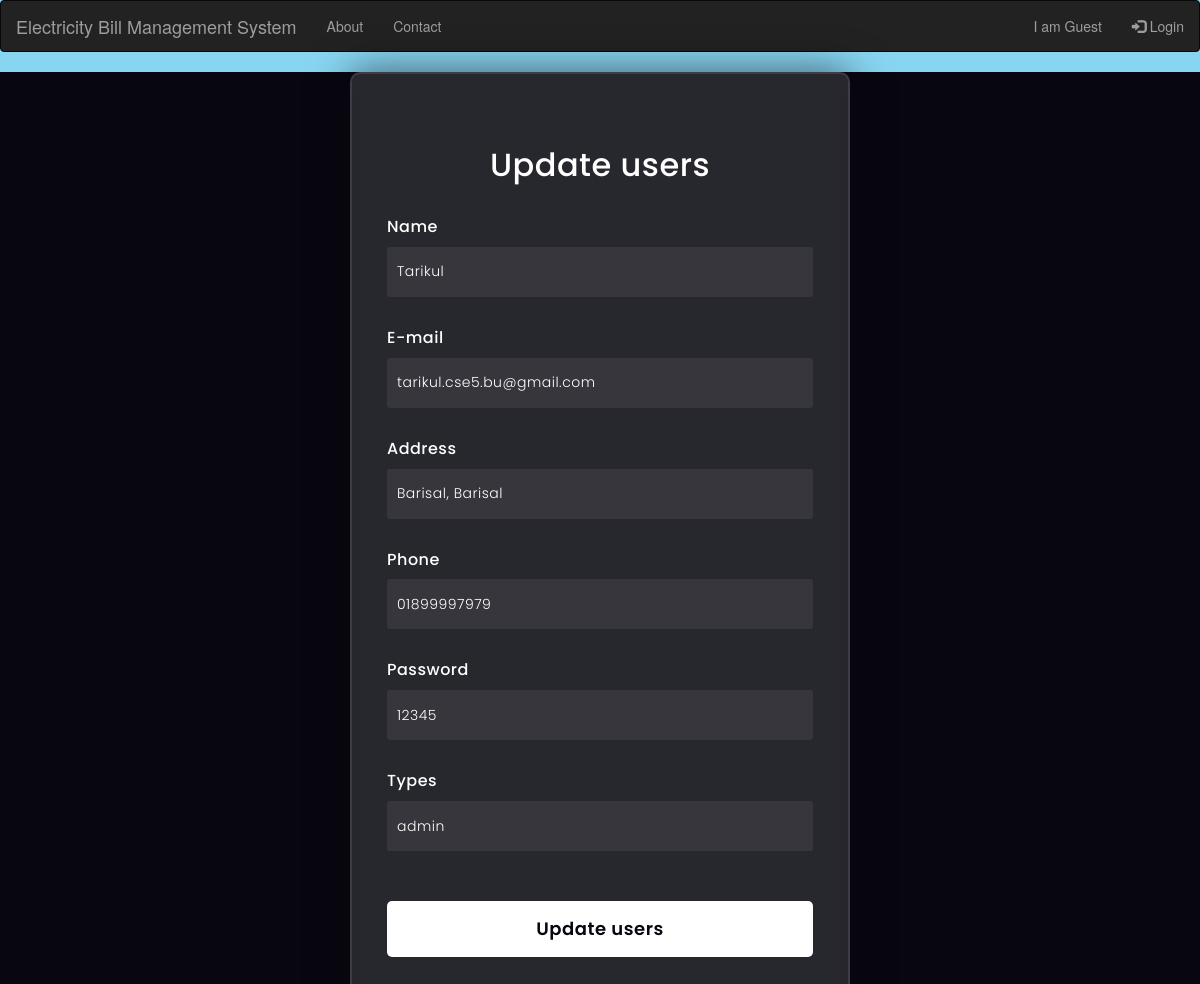
Page /edituser.php?edituserid=1 on the committed database.
### tables this page shows
CREATE TABLE `users` (
  `id` int(11) NOT NULL,
  `name` varchar(255) NOT NULL,
  `address` varchar(255) NOT NULL,
  `phone` varchar(30) NOT NULL,
  `email` varchar(255) NOT NULL,
  `password` varchar(30) NOT NULL,
  `types` varchar(50) NOT NULL
);

### edituser.php (the view, shortened to what this page needs)
<?php
include 'include/header.php';
$id=$_GET['edituserid'];
$db=new Database();
$conn=$db->connect();
$sql="SELECT * FROM users WHERE id=:id";
$stmt=$conn->prepare($sql);
    $stmt->bindParam(':id', $id);
$stmt->execute();
    if($stmt->rowCount()>0) {
      $result = $stmt->fetch(PDO::FETCH_ASSOC);
      ?>
 <div class="applycontainer">
    <form action="" method="post">
        <h3>Update users</h3>
        <label for="username">Name</label>
        <input type="text" value="<?php  echo $result['name']; ?>" id="username" name='name'>
        <label for="username">E-mail</label>
        <input type="text" value="<?php  echo $result['email']; ?>" id="username" name='email'>
        <label for="username">Address</label>
        <input type="text" value="<?php  echo $result['address']; ?>" id="username" name='address'>
        <label for="username">Phone</label>
        <input type="text" value="<?php  echo $result['phone']; ?>" id="username" name='phone'>
        <label for="username">Password</label>
        <input type="text" value="<?php echo $result['password']; ?>" id="username" name='password'>
        <label for="password">Types</label>
        <input type="text" value="<?php echo $result['types']; ?>" id="username"  name="types">
        <button type="submit" name="submit">Update users</button>
    </form>
    </div>
      <?php
  }
?>

### Assets/css/style.css (style rules this page uses)
.applycontainer { background:#080710; display: flex; justify-content: center; align-items: center; }
.applycontainer>form { height: 1000px; width: 500px; background-color: rgba(255,255,255,0.13); border-radius: 10px; backdrop-filter: blur(10px); border: 2px solid rgba(255,255,255,0.1); box-shadow: 0 0 40px rgba(8,7,16,0.6); padding: 50px 35px; }
.applycontainer>form * { font-family: 'Poppins',sans-serif; color: #ffffff; letter-spacing: 0.5px; outline: none; border: none; }
.applycontainer>form h3 { font-size: 32px; font-weight: 500; line-height: 42px; text-align: center; }
.applycontainer label { display: block; margin-top: 30px; font-size: 16px; font-weight: 500; }
.applycontainer input { display: block; height: 50px; width: 100%; background-color: rgba(255,255,255,0.07); border-radius: 3px; padding: 0 10px; margin-top: 8px; font-size: 14px; font-weight: 300; }
.applycontainer ::placeholder { color: #e5e5e5; }
.applycontainer button { margin-top: 50px; width: 100%; background-color: #ffffff; color: #080710; padding: 15px 0; font-size: 18px; font-weight: 600; border-radius: 5px; cursor: pointer; }

### rows in the picture
users: name "Tarikul", email "tarikul.cse5.bu@gmail.com", address "Barisal, Barisal", phone "01899997979", password "12345", types "admin"
